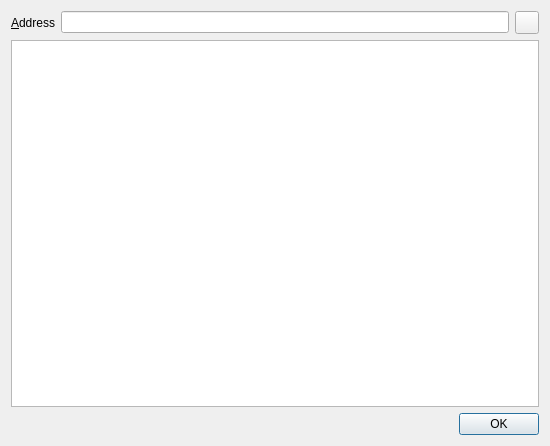
<?xml version="1.0" encoding="UTF-8"?>
<ui version="4.0">
 <class>LookupInfoDialog</class>
 <widget class="QDialog" name="LookupInfoDialog">
  <property name="geometry">
   <rect>
    <x>0</x>
    <y>0</y>
    <width>550</width>
    <height>446</height>
   </rect>
  </property>
  <property name="windowTitle">
   <string>Lookup Address Info</string>
  </property>
  <layout class="QVBoxLayout" name="verticalLayout">
   <item>
    <layout class="QFormLayout" name="formLayout">
     <property name="fieldGrowthPolicy">
      <enum>QFormLayout::AllNonFixedFieldsGrow</enum>
     </property>
     <item row="0" column="0">
      <widget class="QLabel" name="label_2">
       <property name="text">
        <string>&amp;Address</string>
       </property>
       <property name="buddy">
        <cstring>addressEdit</cstring>
       </property>
      </widget>
     </item>
     <item row="0" column="1">
      <layout class="QHBoxLayout" name="horizontalLayout_3">
       <item>
        <widget class="QLineEdit" name="addressEdit">
         <property name="toolTip">
          <string>The address to lookup info on.</string>
         </property>
        </widget>
       </item>
       <item>
        <widget class="QToolButton" name="addressBookButton">
         <property name="toolTip">
          <string>Choose address from address book</string>
         </property>
         <property name="text">
          <string/>
         </property>
         <property name="icon">
          <iconset resource="../bitcoin.qrc">
           <normaloff>:/icons/address-book</normaloff>:/icons/address-book
          </iconset>
         </property>
         <property name="shortcut">
          <string>Alt+A</string>
         </property>
        </widget>
       </item>
      </layout>
     </item>
    </layout>
   </item>
   <item>
    <widget class="QTableView" name="tableView">
     <property name="alternatingRowColors">
      <bool>true</bool>
     </property>
     <property name="selectionMode">
      <enum>QAbstractItemView::SingleSelection</enum>
     </property>
     <property name="selectionBehavior">
      <enum>QAbstractItemView::SelectRows</enum>
     </property>
     <property name="sortingEnabled">
      <bool>true</bool>
     </property>
     <attribute name="verticalHeaderVisible">
      <bool>false</bool>
     </attribute>
    </widget>
   </item>
   <item>
    <widget class="QDialogButtonBox" name="buttonBox">
     <property name="orientation">
      <enum>Qt::Horizontal</enum>
     </property>
     <property name="standardButtons">
      <set>QDialogButtonBox::Ok</set>
     </property>
    </widget>
   </item>
  </layout>
 </widget>
 <resources/>
 <connections>
  <connection>
   <sender>buttonBox</sender>
   <signal>accepted()</signal>
   <receiver>LookupInfoDialog</receiver>
   <slot>accept()</slot>
   <hints>
    <hint type="sourcelabel">
     <x>248</x>
     <y>254</y>
    </hint>
    <hint type="destinationlabel">
     <x>157</x>
     <y>274</y>
    </hint>
   </hints>
  </connection>
  <connection>
   <sender>buttonBox</sender>
   <signal>rejected()</signal>
   <receiver>LookupInfoDialog</receiver>
   <slot>reject()</slot>
   <hints>
    <hint type="sourcelabel">
     <x>316</x>
     <y>260</y>
    </hint>
    <hint type="destinationlabel">
     <x>286</x>
     <y>274</y>
    </hint>
   </hints>
  </connection>
 </connections>
</ui>
